Frame 1 (no input): blank canvas, image omitted
Frame 60 (no input): blank canvas, image omitted
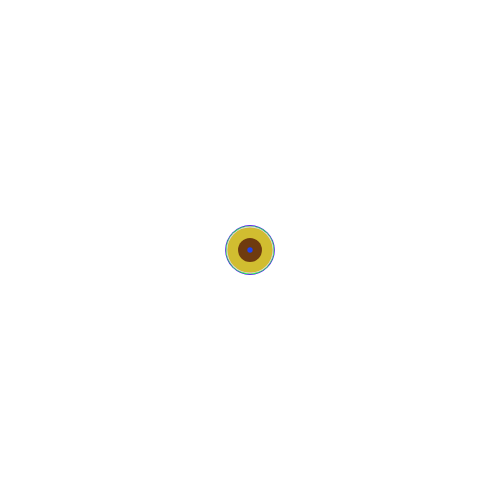
Frame 120 (the mouse pressed at the canvas centre since frame 60)

The p5.js sketch whose frames 1 and 60 were blank and that drew this single picture after the mouse press (run headless with seeded random() and noise() and a simulated clock; from frame 60 on, the mouse is pressed at the canvas centre):

// p5.js sketch
// ── sketch.js

function setup() {
  createCanvas(500, 500);
  background(255);
}

function draw() {

  if (mouseIsPressed) {
    noStroke()
    fill(random(255), random(255), random(255));
    ellipse(mouseX, mouseY, random(5, 50));

  }

  if (keyIsDown(8)) {
    fill(255);
    ellipse(mouseX, mouseY, 50);
  }


}
